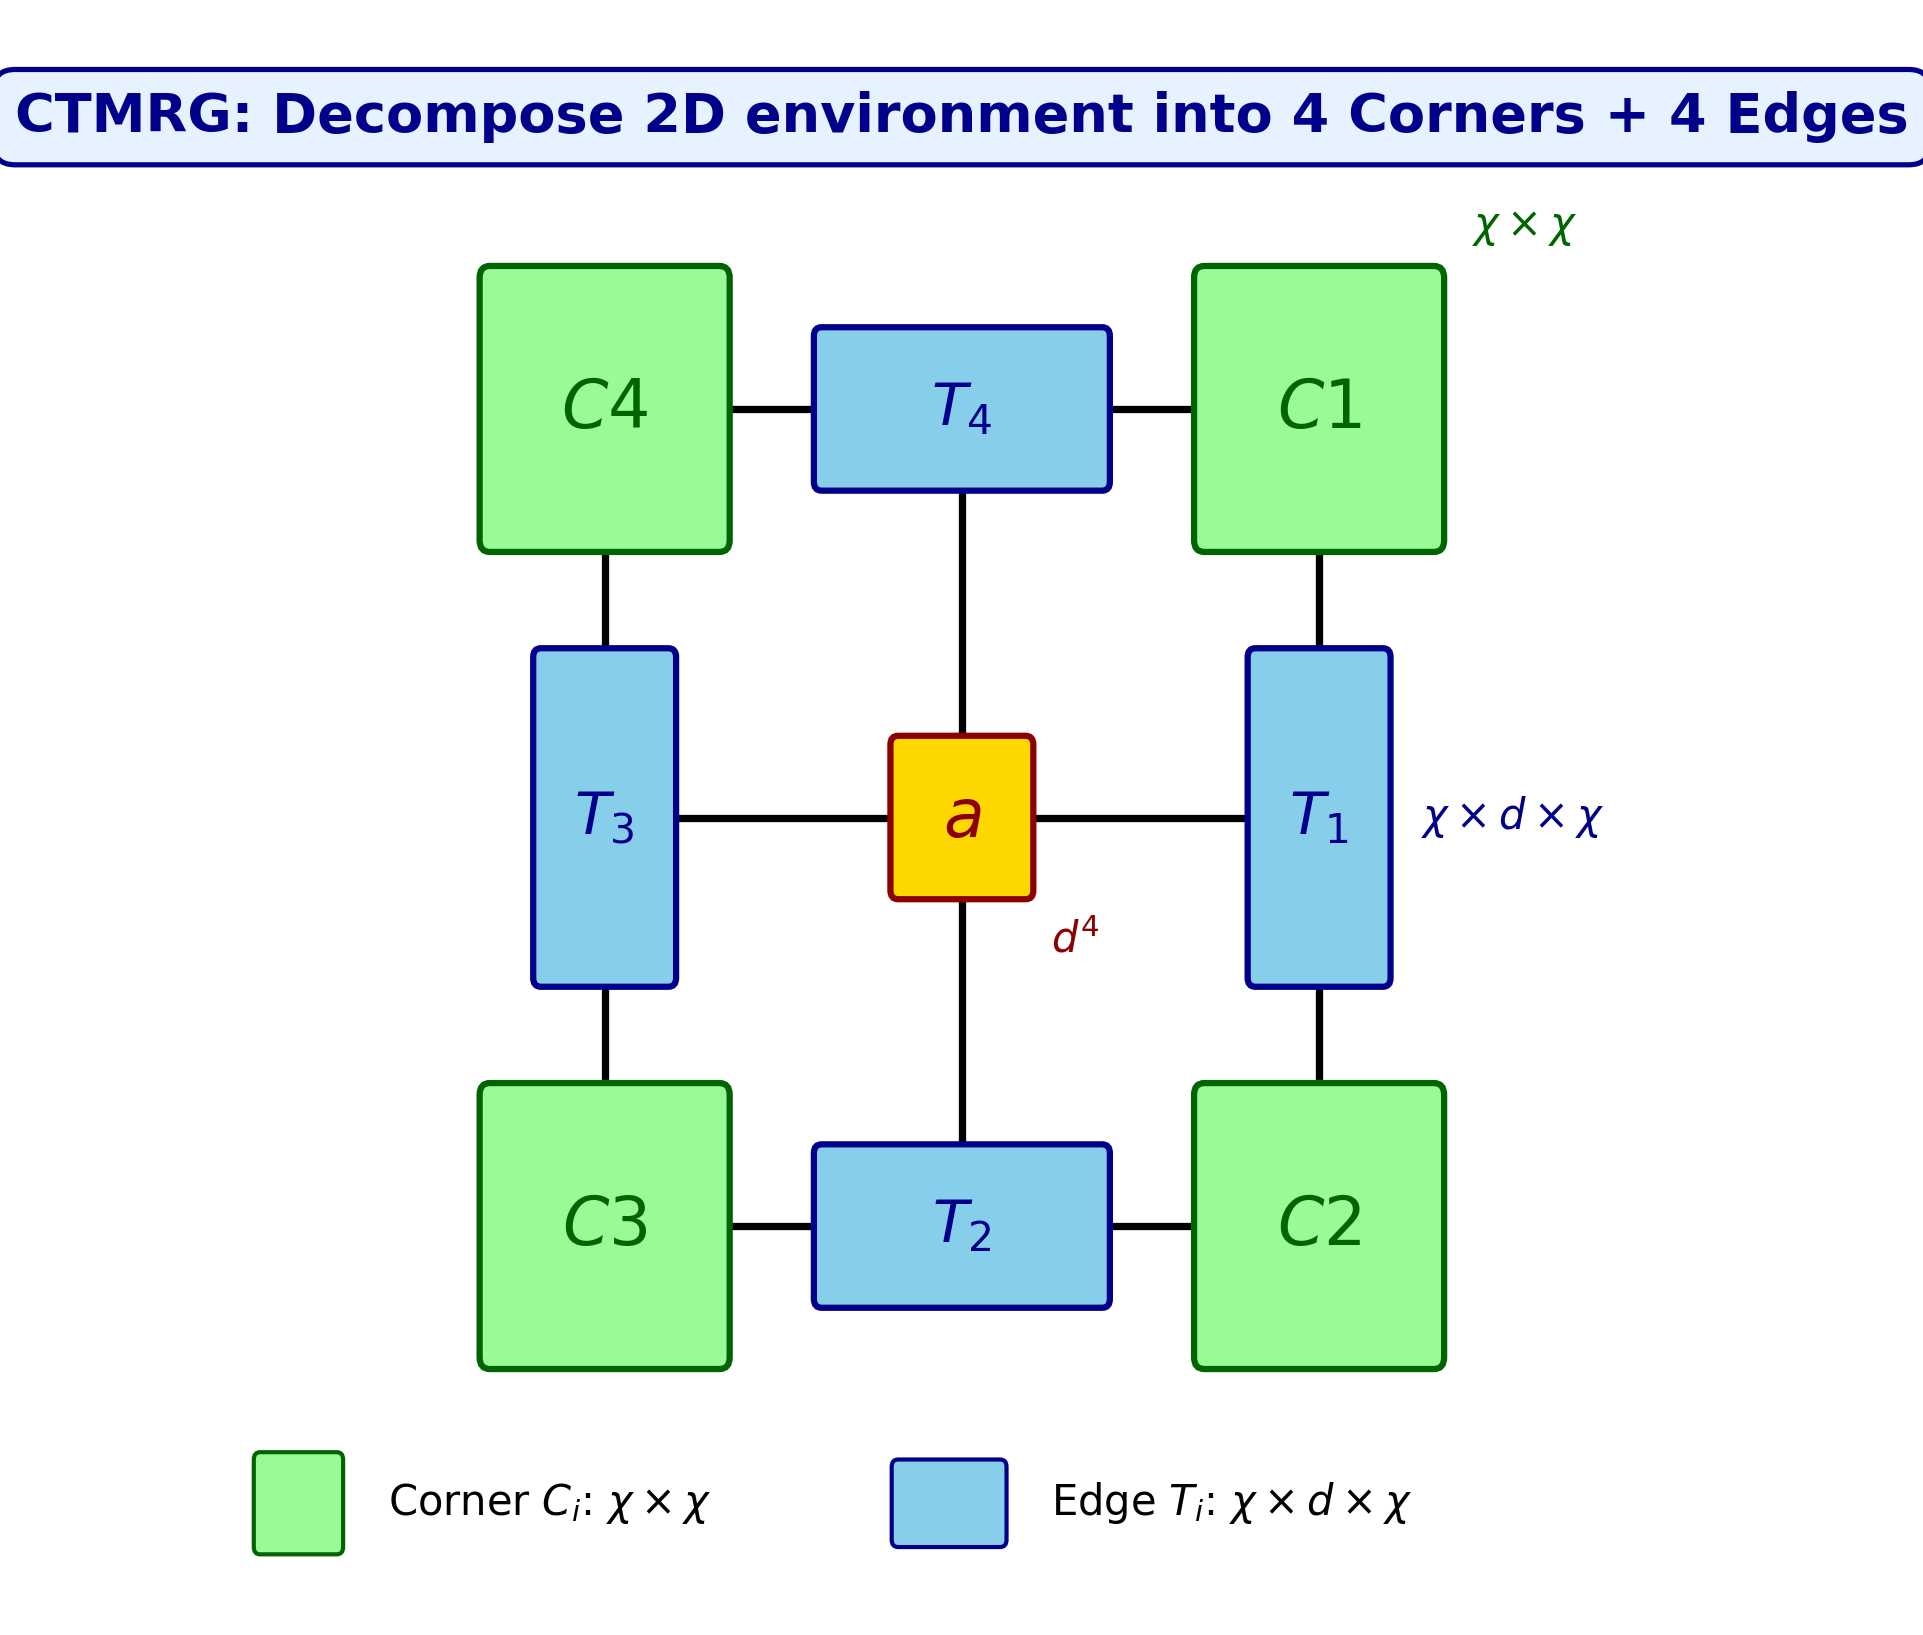

Generate this figure with Python:
import matplotlib.pyplot as plt
import matplotlib.patches as patches
import numpy as np

# ============================================================
# Figure: CTMRG Environment Structure - 4 Corners + 4 Edges
# Slide 3.1: The key structure of CTMRG
# ============================================================

fig, ax = plt.subplots(figsize=(14, 11))
ax.set_xlim(0, 14)
ax.set_ylim(0, 11)
ax.axis('off')

# Center of the structure
cx, cy = 7, 5.5

# ============================================================
# Layout parameters
# ============================================================
corner_size = 1.8       # Corner squares
edge_width = 2.2        # Edge rectangles (longer dimension)
edge_height = 1.0       # Edge rectangles (shorter dimension)
local_size = 1.0        # Local tensor in center
spacing = 2.8           # Distance from center to edges/corners

# Colors
corner_color = '#98FB98'    # Light green for corners
edge_color = '#87CEEB'      # Sky blue for edges
local_color = '#FFD700'     # Gold for local tensor
line_color = 'black'

# ============================================================
# Draw 4 Corners (squares)
# ============================================================
corner_positions = {
    'C1': (cx + spacing, cy + spacing),      # Top-right
    'C2': (cx + spacing, cy - spacing),      # Bottom-right
    'C3': (cx - spacing, cy - spacing),      # Bottom-left
    'C4': (cx - spacing, cy + spacing),      # Top-left
}

for name, (x, y) in corner_positions.items():
    rect = patches.FancyBboxPatch(
        (x - corner_size/2, y - corner_size/2),
        corner_size, corner_size,
        boxstyle="round,pad=0.08",
        edgecolor='darkgreen',
        facecolor=corner_color,
        linewidth=3,
        zorder=2
    )
    ax.add_patch(rect)
    ax.text(x, y, f'${name}$', ha='center', va='center',
           fontsize=32, fontweight='bold', color='darkgreen', zorder=3)

# ============================================================
# Draw 4 Edges (rectangles)
# ============================================================
# T1: right edge (vertical)
T1_x, T1_y = cx + spacing, cy
T1_rect = patches.FancyBboxPatch(
    (T1_x - edge_height/2, T1_y - edge_width/2),
    edge_height, edge_width,
    boxstyle="round,pad=0.06",
    edgecolor='darkblue',
    facecolor=edge_color,
    linewidth=3,
    zorder=2
)
ax.add_patch(T1_rect)
ax.text(T1_x, T1_y, r'$T_1$', ha='center', va='center',
       fontsize=28, fontweight='bold', color='darkblue', zorder=3)

# T2: bottom edge (horizontal)
T2_x, T2_y = cx, cy - spacing
T2_rect = patches.FancyBboxPatch(
    (T2_x - edge_width/2, T2_y - edge_height/2),
    edge_width, edge_height,
    boxstyle="round,pad=0.06",
    edgecolor='darkblue',
    facecolor=edge_color,
    linewidth=3,
    zorder=2
)
ax.add_patch(T2_rect)
ax.text(T2_x, T2_y, r'$T_2$', ha='center', va='center',
       fontsize=28, fontweight='bold', color='darkblue', zorder=3)

# T3: left edge (vertical)
T3_x, T3_y = cx - spacing, cy
T3_rect = patches.FancyBboxPatch(
    (T3_x - edge_height/2, T3_y - edge_width/2),
    edge_height, edge_width,
    boxstyle="round,pad=0.06",
    edgecolor='darkblue',
    facecolor=edge_color,
    linewidth=3,
    zorder=2
)
ax.add_patch(T3_rect)
ax.text(T3_x, T3_y, r'$T_3$', ha='center', va='center',
       fontsize=28, fontweight='bold', color='darkblue', zorder=3)

# T4: top edge (horizontal)
T4_x, T4_y = cx, cy + spacing
T4_rect = patches.FancyBboxPatch(
    (T4_x - edge_width/2, T4_y - edge_height/2),
    edge_width, edge_height,
    boxstyle="round,pad=0.06",
    edgecolor='darkblue',
    facecolor=edge_color,
    linewidth=3,
    zorder=2
)
ax.add_patch(T4_rect)
ax.text(T4_x, T4_y, r'$T_4$', ha='center', va='center',
       fontsize=28, fontweight='bold', color='darkblue', zorder=3)

# ============================================================
# Draw local tensor in center
# ============================================================
local_rect = patches.FancyBboxPatch(
    (cx - local_size/2, cy - local_size/2),
    local_size, local_size,
    boxstyle="round,pad=0.06",
    edgecolor='darkred',
    facecolor=local_color,
    linewidth=3,
    zorder=2
)
ax.add_patch(local_rect)
ax.text(cx, cy, r'$a$', ha='center', va='center',
       fontsize=32, fontweight='bold', color='darkred', zorder=3)

# ============================================================
# Draw connecting bonds
# ============================================================
bond_width = 3.5

# Corners to edges
# C1 to T1 (vertical)
ax.plot([corner_positions['C1'][0], T1_x],
       [corner_positions['C1'][1] - corner_size/2, T1_y + edge_width/2],
       'k-', linewidth=bond_width, zorder=1)
# C1 to T4 (horizontal)
ax.plot([corner_positions['C1'][0] - corner_size/2, T4_x + edge_width/2],
       [corner_positions['C1'][1], T4_y],
       'k-', linewidth=bond_width, zorder=1)

# C2 to T1 (vertical)
ax.plot([corner_positions['C2'][0], T1_x],
       [corner_positions['C2'][1] + corner_size/2, T1_y - edge_width/2],
       'k-', linewidth=bond_width, zorder=1)
# C2 to T2 (horizontal)
ax.plot([corner_positions['C2'][0] - corner_size/2, T2_x + edge_width/2],
       [corner_positions['C2'][1], T2_y],
       'k-', linewidth=bond_width, zorder=1)

# C3 to T2 (horizontal)
ax.plot([corner_positions['C3'][0] + corner_size/2, T2_x - edge_width/2],
       [corner_positions['C3'][1], T2_y],
       'k-', linewidth=bond_width, zorder=1)
# C3 to T3 (vertical)
ax.plot([corner_positions['C3'][0], T3_x],
       [corner_positions['C3'][1] + corner_size/2, T3_y - edge_width/2],
       'k-', linewidth=bond_width, zorder=1)

# C4 to T3 (vertical)
ax.plot([corner_positions['C4'][0], T3_x],
       [corner_positions['C4'][1] - corner_size/2, T3_y + edge_width/2],
       'k-', linewidth=bond_width, zorder=1)
# C4 to T4 (horizontal)
ax.plot([corner_positions['C4'][0] + corner_size/2, T4_x - edge_width/2],
       [corner_positions['C4'][1], T4_y],
       'k-', linewidth=bond_width, zorder=1)

# Edges to local tensor
# T1 to a
ax.plot([T1_x - edge_height/2, cx + local_size/2],
       [T1_y, cy],
       'k-', linewidth=bond_width, zorder=1)
# T2 to a
ax.plot([T2_x, cx],
       [T2_y + edge_height/2, cy - local_size/2],
       'k-', linewidth=bond_width, zorder=1)
# T3 to a
ax.plot([T3_x + edge_height/2, cx - local_size/2],
       [T3_y, cy],
       'k-', linewidth=bond_width, zorder=1)
# T4 to a
ax.plot([T4_x, cx],
       [T4_y - edge_height/2, cy + local_size/2],
       'k-', linewidth=bond_width, zorder=1)

# ============================================================
# Add dimension labels
# ============================================================
# Corner dimension
ax.text(corner_positions['C1'][0] + corner_size/2 + 0.3, 
       corner_positions['C1'][1] + corner_size/2 + 0.2,
       r'$\chi \times \chi$', ha='left', va='bottom',
       fontsize=20, color='darkgreen', fontweight='bold')

# Edge dimension  
ax.text(T1_x + edge_height/2 + 0.3, T1_y,
       r'$\chi \times d \times \chi$', ha='left', va='center',
       fontsize=20, color='darkblue', fontweight='bold')

# Local tensor dimension
ax.text(cx + local_size/2 + 0.2, cy - local_size/2 - 0.2,
       r'$d^4$', ha='left', va='top',
       fontsize=20, color='darkred', fontweight='bold')

# ============================================================
# Legend at bottom
# ============================================================
legend_y = 0.8

# Corner legend
corner_legend = patches.FancyBboxPatch(
    (1.5, legend_y - 0.3), 0.6, 0.6,
    boxstyle="round,pad=0.05",
    edgecolor='darkgreen', facecolor=corner_color, linewidth=2
)
ax.add_patch(corner_legend)
ax.text(2.5, legend_y, r'Corner $C_i$: $\chi \times \chi$',
       ha='left', va='center', fontsize=20, color='black')

# Edge legend
edge_legend = patches.FancyBboxPatch(
    (6.5, legend_y - 0.25), 0.8, 0.5,
    boxstyle="round,pad=0.05",
    edgecolor='darkblue', facecolor=edge_color, linewidth=2
)
ax.add_patch(edge_legend)
ax.text(7.7, legend_y, r'Edge $T_i$: $\chi \times d \times \chi$',
       ha='left', va='center', fontsize=20, color='black')

# ============================================================
# Title/message
# ============================================================
ax.text(cx, 10.3,
       r'CTMRG: Decompose 2D environment into 4 Corners + 4 Edges',
       ha='center', va='center', fontsize=26, fontweight='bold',
       color='darkblue',
       bbox=dict(boxstyle='round,pad=0.4', facecolor='#E6F2FF',
                edgecolor='darkblue', linewidth=2.5))

# ============================================================
# Save figure
# ============================================================
plt.tight_layout()
plt.savefig('figures/fig_2d_ctmrg_structure.pdf', format='pdf', bbox_inches='tight', dpi=300)
plt.savefig('figures/fig_2d_ctmrg_structure.png', format='png', bbox_inches='tight', dpi=150)
print("Saved: figures/fig_2d_ctmrg_structure.pdf")
print("Saved: figures/fig_2d_ctmrg_structure.png")
plt.close()
